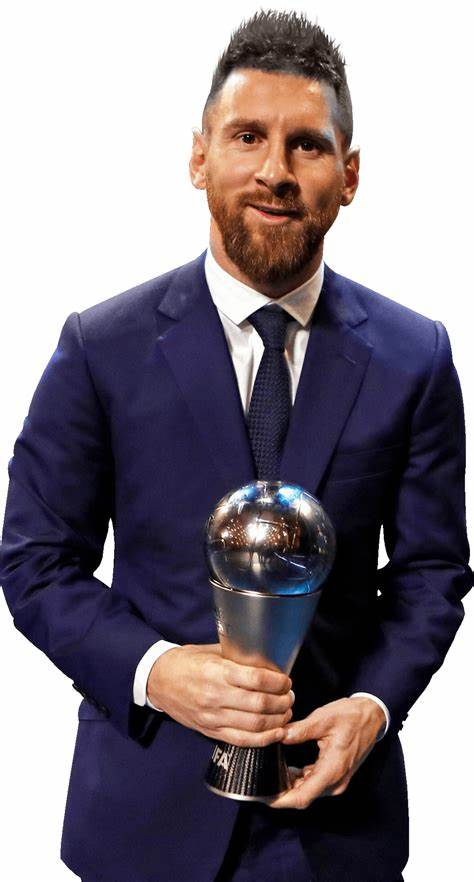
#> input picture model/test_images/messi.jpg, 474 x 882 px
$ jupyter execute --allow-errors Image_Classification.ipynb   (shell and % lines are left out)
#> lines starting #> are read from the running program, lines starting #| are printed output that depends on the picture; after the words box and inside, x2 and y2 are one past the last pixel; in counts of white or black regions, pixels touching at a corner belong together
<h1>STEP:1 Data Collection</h1>

<h3> Methods </h3>
(1) Manually download images from google images <br>
(2) Use python and web scrapping to automate downloading images from google.<br>
(3) Use a chrome extention called fatkun.<br>
(4) Buy these images from third party vendor who is selling images database. Sometimes if a company is in sports or news domain they might have internal database of these images. You can work with engineering team that owns that database and get an access of those images

<h3> NOTE: I have used chrome extention fatkun for data collection </h3>

[cell 1]
cd C:\\Users\\Sanjana\\Data Science Projects\\ImageClassification\\model

<h1>STEP:2 Data Cleaning</h1>

[cell 2]
import cv2
import numpy as np
import matplotlib.pyplot as plt

[cell 3]
#pip install opencv-python

[cell 4]
img = cv2.imread('./test_images/messi.jpg')
#> img is the input picture: shape (882, 474, 3); mean B, G, R 131.6, 123, 131
img.shape

[cell 5]
plt.imshow(img)

[cell 6]
gray = cv2.cvtColor(img, cv2.COLOR_BGR2GRAY) # BGR (Blue, Green, Red) color space to grayscale
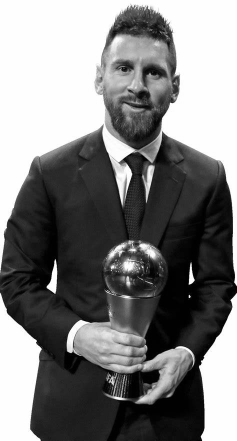
#> gray: shape (882, 474) (shown at 1/2 size); min 0, max 255, mean 126.3
gray

# As Grayscale images have only one channel, representing intensity, compared to the three channels (RGB) in a BGR image.

[cell 7]
plt.imshow(gray, cmap = "gray")

[cell 8]
face_cascade = cv2.CascadeClassifier('./opencv/haarcascades/haarcascade_frontalface_default.xml')
eye_cascade = cv2.CascadeClassifier('./opencv/haarcascades/haarcascade_eye.xml')

faces = face_cascade.detectMultiScale(gray, 1.3, 5)
#> faces = [[191, 72, 174, 174]]
faces
#> Out = [[191, 72, 174, 174]]

[cell 9]
(x,y,w,h) = faces[0] #(x-axis, y-axis, width, height)
#> x = 191; y = 72; w = 174; h = 174
x,y,w,h
#> Out = (191, 72, 174, 174)

[cell 10]
face_img = cv2.rectangle(img,(x,y),(x+w,y+h),(255,0,0),2)
plt.imshow(face_img)

[cell 11]
##### Drawing eye
# roi - Region of interest

faces = face_cascade.detectMultiScale(gray, 1.3, 5)
for (x,y,w,h) in faces:
    img = cv2.rectangle(img,(x,y),(x+w,y+h),(255,0,0),2)
    roi_gray = gray[y:y+h, x:x+w]
    roi_color = img[y:y+h, x:x+w]
    eyes = eye_cascade.detectMultiScale(roi_gray)
    for (ex,ey,ew,eh) in eyes:
        cv2.rectangle(roi_color,(ex,ey),(ex+ew,ey+eh),(0,255,0),2)
#> this loop made 1 pass
#> (x, y, w, h, eyes) on pass 1: (191, 72, 174, 174, [[34, 43, 45, 45], [94, 54, 42, 42]])
#> pass 1, `roi_gray = gray[y:y+h, x:x+w]`:
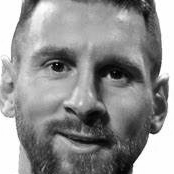
#> roi_gray: shape (174, 174); min 0, max 255, mean 145.3
#> pass 1, `roi_color = img[y:y+h, x:x+w]`:
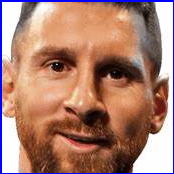
#> roi_color: shape (174, 174, 3); mean B, G, R 113.7, 128.2, 172.3
#> after the loop:
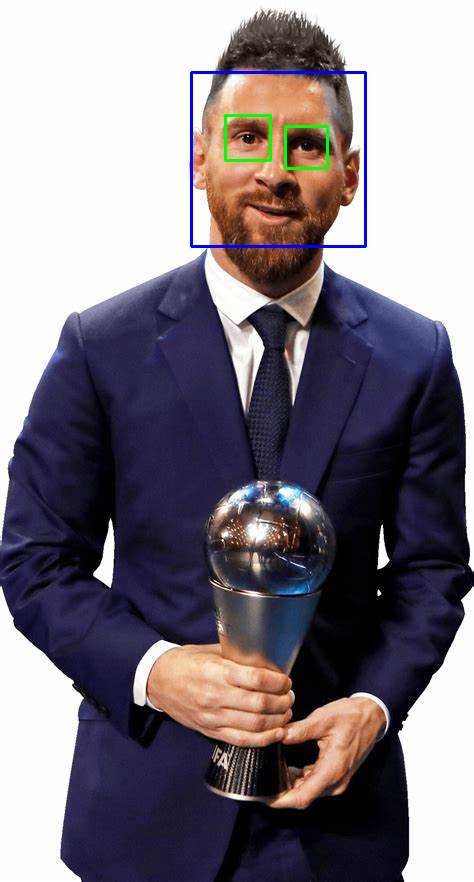
#> img: shape (882, 474, 3); mean B, G, R 131.7, 122.3, 129.6
#> after the loop:
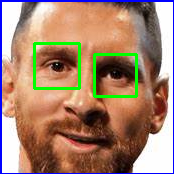
#> roi_color: shape (174, 174, 3); 3.42% of pixels changed, all inside (x1, y1, x2, y2) = (33, 42, 138, 98)

plt.figure()
plt.imshow(face_img, cmap='gray')
plt.show()

[cell 12]
plt.imshow(roi_color, cmap="gray")

[cell 13]
def get_cropped_image(image_path):
#> called with image_path = './test_images/messi.jpg'
    try:
        img = cv2.imread(image_path)

        if img is None:
            raise Exception("Error: Unable to read the image.")

        gray = cv2.cvtColor(img, cv2.COLOR_BGR2GRAY)
        faces = face_cascade.detectMultiScale(gray, 1.3, 5)
#> faces = [[191, 72, 174, 174]]

        if len(faces) == 0:
            raise Exception("Error: No face detected in the image.")

        for (x, y, w, h) in faces:
            roi_gray = gray[y:y+h, x:x+w]
            roi_color = img[y:y+h, x:x+w]
            eyes = eye_cascade.detectMultiScale(roi_gray)
            if len(eyes) >= 2:
                return roi_color
#> this loop made 1 pass
#> pass 1, in get_cropped_image, `roi_color = img[y:y+h, x:x+w]`:
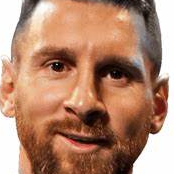
#> roi_color: shape (174, 174, 3); mean B, G, R 111.1, 134.6, 179.2
#> (the rest of the program and of its run is left out)
